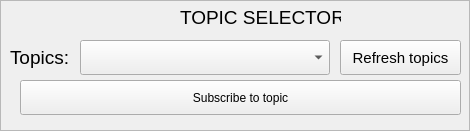
      <widget class="QFrame" name="frame_2">
       <property name="geometry">
        <rect>
         <x>10</x>
         <y>10</y>
         <width>470</width>
         <height>131</height>
        </rect>
       </property>
       <property name="frameShape">
        <enum>QFrame::StyledPanel</enum>
       </property>
       <property name="frameShadow">
        <enum>QFrame::Raised</enum>
       </property>
       <widget class="QLabel" name="label_3">
        <property name="geometry">
         <rect>
          <x>10</x>
          <y>40</y>
          <width>81</width>
          <height>35</height>
         </rect>
        </property>
        <property name="font">
         <font>
          <pointsize>14</pointsize>
         </font>
        </property>
        <property name="text">
         <string>Topics:</string>
        </property>
       </widget>
       <widget class="QComboBox" name="comboBox">
        <property name="geometry">
         <rect>
          <x>80</x>
          <y>40</y>
          <width>250</width>
          <height>35</height>
         </rect>
        </property>
        <property name="font">
         <font>
          <pointsize>11</pointsize>
         </font>
        </property>
       </widget>
       <widget class="QPushButton" name="button_refresh_topic">
        <property name="geometry">
         <rect>
          <x>340</x>
          <y>40</y>
          <width>121</width>
          <height>35</height>
         </rect>
        </property>
        <property name="font">
         <font>
          <pointsize>11</pointsize>
         </font>
        </property>
        <property name="text">
         <string>Refresh topics</string>
        </property>
       </widget>
       <widget class="QPushButton" name="button_subscribe_topic">
        <property name="geometry">
         <rect>
          <x>20</x>
          <y>80</y>
          <width>441</width>
          <height>35</height>
         </rect>
        </property>
        <property name="text">
         <string>Subscribe to topic</string>
        </property>
       </widget>
       <widget class="QLabel" name="label_4">
        <property name="geometry">
         <rect>
          <x>180</x>
          <y>0</y>
          <width>161</width>
          <height>35</height>
         </rect>
        </property>
        <property name="font">
         <font>
          <pointsize>14</pointsize>
         </font>
        </property>
        <property name="text">
         <string>TOPIC SELECTOR</string>
        </property>
       </widget>
      </widget>
